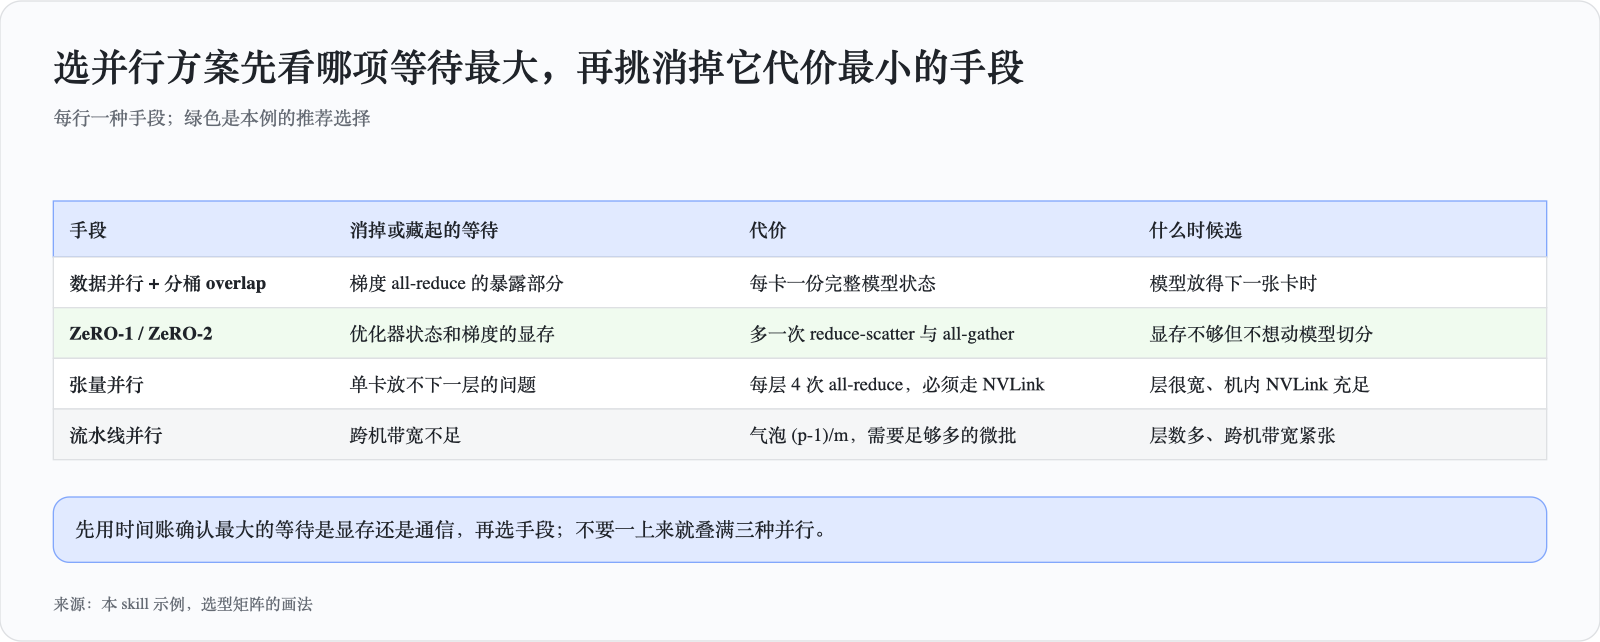

This figure's Python source:
"""Type: matrix (comparison table inside a figure). Use for option selection; tint the recommended row."""
from _boot import out
from svgkit import Board

b = Board('选并行方案先看哪项等待最大，再挑消掉它代价最小的手段',
          '每行一种手段；绿色是本例的推荐选择',
          src='来源：本 skill 示例，选型矩阵的画法')
cols = [('手段', 210), ('消掉或藏起的等待', 300), ('代价', 300), ('什么时候选', 310)]
rows = [['数据并行 + 分桶 overlap', '梯度 all-reduce 的暴露部分', '每卡一份完整模型状态', '模型放得下一张卡时'],
        ['ZeRO-1 / ZeRO-2', '优化器状态和梯度的显存', '多一次 reduce-scatter 与 all-gather', '显存不够但不想动模型切分'],
        ['张量并行', '单卡放不下一层的问题', '每层 4 次 all-reduce，必须走 NVLink', '层很宽、机内 NVLink 充足'],
        ['流水线并行', '跨机带宽不足', '气泡 (p-1)/m，需要足够多的微批', '层数多、跨机带宽紧张']]
y = b.table(40, 150, cols, rows, hl={1: 'green'})
b.note(y + 28, '先用时间账确认最大的等待是显存还是通信，再选手段；不要一上来就叠满三种并行。', fam='blue')
b.save(out('matrix'))
